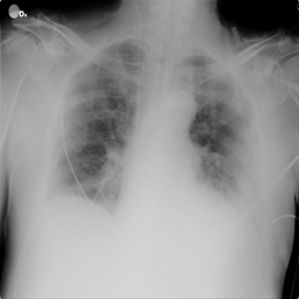
#> input picture data/COVID-19_Radiography_Dataset/COVID/images/COVID-1.png, 299 x 299 px, found by its file name; its folder holds only this picture in this run
$ python build_features.py   (older library calls are emulated)
#> lines starting #> are read from the running program, lines starting #| are printed output that depends on the picture
"""
Feature extraction module for COVID-19 radiography classification.

Extracts 5 statistical features from chest X-ray images:
- mean_intensity: Average pixel intensity
- std_intensity: Standard deviation of pixel intensity
- contrast: Ratio of std to mean (coefficient of variation)
- entropy: Shannon entropy (texture complexity)
- gradient: Mean Sobel gradient (edge intensity)
"""

import os
import numpy as np
import pandas as pd
from PIL import Image
import cv2
from scipy.stats import entropy as shannon_entropy


def extract_features(image_path: str) -> dict:
    """
    Extract 5 statistical features from a single image.

    Args:
        image_path: Path to the image file

    Returns:
        Dictionary with feature values
    """
    # Load image in grayscale
    img = Image.open(image_path).convert('L')
#> img is the input picture: PIL image 299x299 L; min 0, max 255, mean 145.9
    img_array = np.array(img, dtype=np.float32)

    # 1. Mean intensity
    mean_intensity = np.mean(img_array)
#> mean_intensity = 145.9

    # 2. Standard deviation of intensity
    std_intensity = np.std(img_array)
#> std_intensity = 51.82

    # 3. Contrast (coefficient of variation)
    contrast = std_intensity / mean_intensity if mean_intensity > 0 else 0
#> contrast = 0.355

    # 4. Entropy (texture complexity)
    # Normalize to [0, 1] and compute histogram
    img_normalized = img_array / 255.0
    histogram, _ = np.histogram(img_normalized.flatten(), bins=256, range=(0, 1))
#> histogram = 256 values, max 2904 at index 0, min 0 at index 217, mean 349.2
    histogram = histogram / histogram.sum()  # Normalize
#> histogram = 256 values, max 0.0325 at index 0, min 0 at index 217, mean 0.00391
    # Remove zeros to avoid log(0)
    histogram = histogram[histogram > 0]
#> histogram = 222 values, max 0.0325 at index 0, min 1.12e-05 at index 217, mean 0.0045
    img_entropy = shannon_entropy(histogram, base=2)
#> img_entropy = 7.18

    # 5. Gradient (edge intensity using Sobel)
    img_uint8 = img_array.astype(np.uint8)
    sobel_x = cv2.Sobel(img_uint8, cv2.CV_64F, 1, 0, ksize=3)
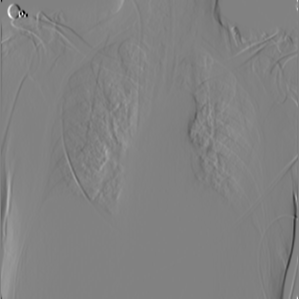
#> sobel_x: shape (299, 299) float64; min -597, max 575, mean -0.8; drawn with min black and max white
    sobel_y = cv2.Sobel(img_uint8, cv2.CV_64F, 0, 1, ksize=3)
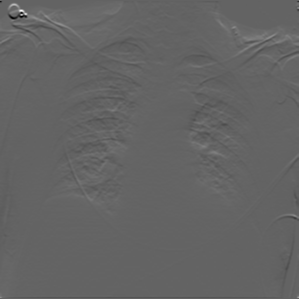
#> sobel_y: shape (299, 299) float64; min -507, max 790, mean 3.5; drawn with min black and max white
    gradient = np.mean(np.sqrt(sobel_x**2 + sobel_y**2))
#> gradient = 19.44

    return {
        'mean_intensity': mean_intensity,
        'std_intensity': std_intensity,
        'contrast': contrast,
        'entropy': img_entropy,
        'gradient': gradient
    }


def build_feature_dataset(data_dir: str, output_path: str = None) -> pd.DataFrame:
    """
    Build a complete feature dataset from all images in the data directory.

    Args:
        data_dir: Path to COVID-19_Radiography_Dataset folder
        output_path: Optional path to save the CSV file

    Returns:
        DataFrame with features and labels for all images
    """
    # Define class directories
    classes = ['COVID', 'Normal', 'Lung_Opacity', 'Viral Pneumonia']

    features_list = []

    for class_name in classes:
        class_dir = os.path.join(data_dir, class_name, 'images')

        # Fallback if images are directly in class folder
        if not os.path.exists(class_dir):
            class_dir = os.path.join(data_dir, class_name)

        if not os.path.exists(class_dir):
            print(f"Warning: Directory not found: {class_dir}")
            continue

        image_files = [f for f in os.listdir(class_dir)
                       if f.endswith(('.png', '.jpg', '.jpeg'))]

        print(f"Processing {class_name}: {len(image_files)} images...")

        for i, filename in enumerate(image_files):
            image_path = os.path.join(class_dir, filename)

            try:
                features = extract_features(image_path)
#> features = {'mean_intensity': 145.9, 'std_intensity': 51.82, 'contrast': 0.355, 'entropy': 7.18, 'gradient': 19.44}
                features['label'] = class_name
                features['image_path'] = image_path
                features_list.append(features)
            except Exception as e:
                print(f"Error processing {image_path}: {e}")
                continue

            # Progress indicator
            if (i + 1) % 500 == 0:
                print(f"  Processed {i + 1}/{len(image_files)}")

    df = pd.DataFrame(features_list)

    # Save if output path provided
    if output_path:
        df.to_csv(output_path, index=False)
        print(f"\nDataset saved to {output_path}")

    print(f"\nTotal samples: {len(df)}")
    print(f"Class distribution:\n{df['label'].value_counts()}")

    return df


def load_or_build_features(data_dir: str, cache_path: str = None) -> pd.DataFrame:
    """
    Load features from cache or build them if not available.

    Args:
        data_dir: Path to COVID-19_Radiography_Dataset folder
        cache_path: Path to cached CSV file

    Returns:
        DataFrame with features and labels
    """
    if cache_path and os.path.exists(cache_path):
        print(f"Loading cached features from {cache_path}")
        return pd.read_csv(cache_path)

    print("Building features from images...")
    return build_feature_dataset(data_dir, output_path=cache_path)


if __name__ == "__main__":
    # Example usage
    import sys

    if len(sys.argv) > 1:
        data_dir = sys.argv[1]
    else:
        data_dir = "data/COVID-19_Radiography_Dataset"

    output_path = "data/features.csv"

    df = build_feature_dataset(data_dir, output_path)
    print("\nFeature statistics:")
    print(df.describe())
